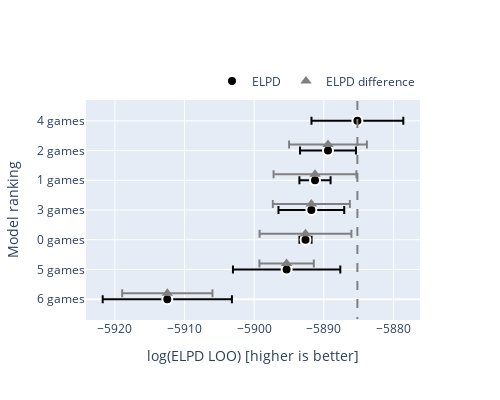

Notebook source saved alongside this figure:
### Code cell
plot_compare_plotly(az.compare(dict_of_id));

### Figure 1 — Plotly figure (JSON) as saved in the notebook; plotly's stock layout.template omitted (floating-point values rounded to 4 significant figures)
{"data": [{"error_x": {"array": [6.592, 4.013, 2.24, 4.721, 0.8677, 7.707, 9.275], "thickness": 2, "type": "data"}, "marker": {"color": "black", "line": {"color": "white", "width": 2}, "size": 10, "symbol": "circle"}, "mode": "markers+text", "name": "ELPD", "type": "scatter", "x": [-5885.0, -5889.0, -5891.0, -5892.0, -5893.0, -5895.0, -5912.0], "y": [-9, -7.5, -6, -4.5, -3, -1.5, 0]}, {"error_x": {"array": [5.587, 5.947, 5.53, 6.59, 3.905, 6.483], "thickness": 2, "type": "data"}, "marker": {"color": "grey", "size": 10, "symbol": "triangle-up"}, "mode": "markers+text", "name": "ELPD difference", "type": "scatter", "x": [-5889.0, -5891.0, -5892.0, -5893.0, -5895.0, -5912.0], "y": [-7.8, -6.3, -4.8, -3.3, -1.8, -0.3]}], "layout": {"height": 400, "legend": {"orientation": "h", "x": 1, "xanchor": "right", "y": 1.02, "yanchor": "bottom"}, "shapes": [{"line": {"color": "grey", "dash": "dash", "width": 2}, "type": "line", "x0": -5885.0, "x1": -5885.0, "y0": -10, "y1": 1}], "width": 500, "xaxis": {"autorange": true, "range": [-5924.0, -5876.0], "title": {"text": "log(ELPD LOO) [higher is better]"}, "type": "linear"}, "yaxis": {"autorange": true, "range": [1.05, -10.05], "tickmode": "array", "ticktext": ["4 games", "2 games", "1 games", "3 games", "0 games", "5 games", "6 games"], "tickvals": [-9, -7.5, -6, -4.5, -3, -1.5, 0], "title": {"text": "Model ranking"}, "type": "linear"}}}
